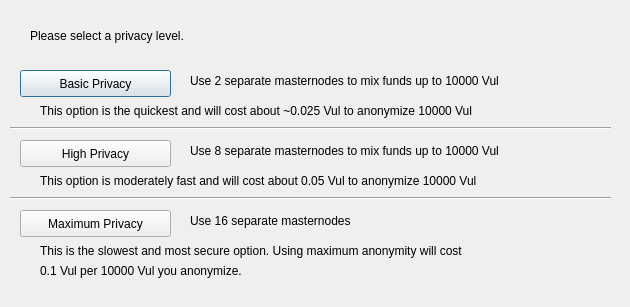
<?xml version="1.0" encoding="UTF-8"?>
<ui version="4.0">
 <class>ObfuscationConfig</class>
 <widget class="QDialog" name="ObfuscationConfig">
  <property name="geometry">
   <rect>
    <x>0</x>
    <y>0</y>
    <width>630</width>
    <height>307</height>
   </rect>
  </property>
  <property name="windowTitle">
   <string>Configure Obfuscation</string>
  </property>
  <widget class="QPushButton" name="buttonBasic">
   <property name="geometry">
    <rect>
     <x>20</x>
     <y>70</y>
     <width>151</width>
     <height>27</height>
    </rect>
   </property>
   <property name="text">
    <string>Basic Privacy</string>
   </property>
  </widget>
  <widget class="QPushButton" name="buttonHigh">
   <property name="geometry">
    <rect>
     <x>20</x>
     <y>140</y>
     <width>151</width>
     <height>27</height>
    </rect>
   </property>
   <property name="text">
    <string>High Privacy</string>
   </property>
  </widget>
  <widget class="QPushButton" name="buttonMax">
   <property name="geometry">
    <rect>
     <x>20</x>
     <y>210</y>
     <width>151</width>
     <height>27</height>
    </rect>
   </property>
   <property name="text">
    <string>Maximum Privacy</string>
   </property>
  </widget>
  <widget class="QLabel" name="label">
   <property name="geometry">
    <rect>
     <x>30</x>
     <y>20</y>
     <width>571</width>
     <height>31</height>
    </rect>
   </property>
   <property name="text">
    <string>Please select a privacy level.</string>
   </property>
  </widget>
  <widget class="QLabel" name="label_2">
   <property name="geometry">
    <rect>
     <x>190</x>
     <y>70</y>
     <width>421</width>
     <height>21</height>
    </rect>
   </property>
   <property name="text">
    <string>Use 2 separate masternodes to mix funds up to 10000 Vul</string>
   </property>
  </widget>
  <widget class="QLabel" name="label_3">
   <property name="geometry">
    <rect>
     <x>190</x>
     <y>140</y>
     <width>411</width>
     <height>21</height>
    </rect>
   </property>
   <property name="text">
    <string>Use 8 separate masternodes to mix funds up to 10000 Vul</string>
   </property>
  </widget>
  <widget class="QLabel" name="label_4">
   <property name="geometry">
    <rect>
     <x>190</x>
     <y>210</y>
     <width>421</width>
     <height>21</height>
    </rect>
   </property>
   <property name="text">
    <string>Use 16 separate masternodes</string>
   </property>
  </widget>
  <widget class="QLabel" name="label_6">
   <property name="geometry">
    <rect>
     <x>40</x>
     <y>100</y>
     <width>561</width>
     <height>21</height>
    </rect>
   </property>
   <property name="text">
    <string>This option is the quickest and will cost about ~0.025 Vul to anonymize 10000 Vul</string>
   </property>
  </widget>
  <widget class="QLabel" name="label_7">
   <property name="geometry">
    <rect>
     <x>40</x>
     <y>170</y>
     <width>561</width>
     <height>21</height>
    </rect>
   </property>
   <property name="text">
    <string>This option is moderately fast and will cost about 0.05 Vul to anonymize 10000 Vul</string>
   </property>
  </widget>
  <widget class="QLabel" name="label_8">
   <property name="geometry">
    <rect>
     <x>40</x>
     <y>240</y>
     <width>561</width>
     <height>21</height>
    </rect>
   </property>
   <property name="text">
    <string>This is the slowest and most secure option. Using maximum anonymity will cost</string>
   </property>
  </widget>
  <widget class="QLabel" name="label_9">
   <property name="geometry">
    <rect>
     <x>40</x>
     <y>260</y>
     <width>561</width>
     <height>21</height>
    </rect>
   </property>
   <property name="text">
    <string>0.1 Vul per 10000 Vul you anonymize.</string>
   </property>
  </widget>
  <widget class="Line" name="line">
   <property name="geometry">
    <rect>
     <x>10</x>
     <y>120</y>
     <width>601</width>
     <height>16</height>
    </rect>
   </property>
   <property name="orientation">
    <enum>Qt::Horizontal</enum>
   </property>
  </widget>
  <widget class="Line" name="line_2">
   <property name="geometry">
    <rect>
     <x>10</x>
     <y>190</y>
     <width>601</width>
     <height>16</height>
    </rect>
   </property>
   <property name="orientation">
    <enum>Qt::Horizontal</enum>
   </property>
  </widget>
 </widget>
 <resources/>
 <connections/>
</ui>
